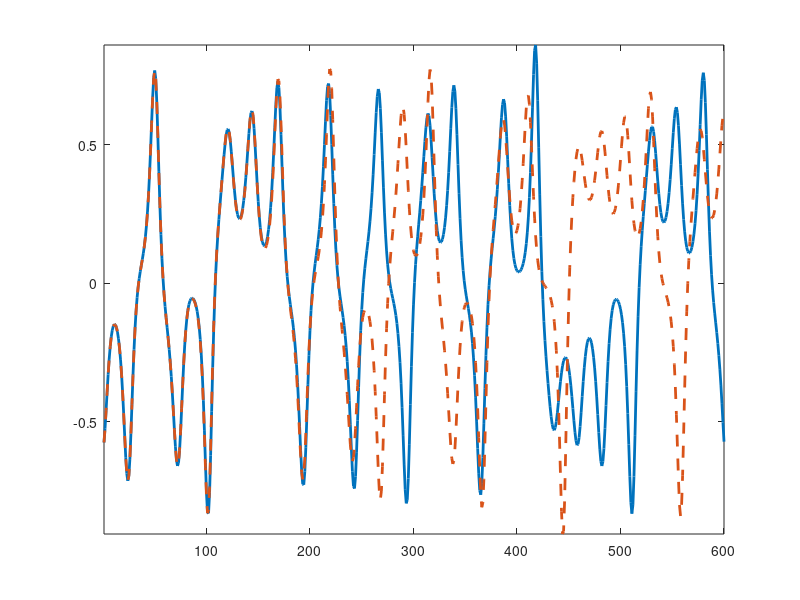
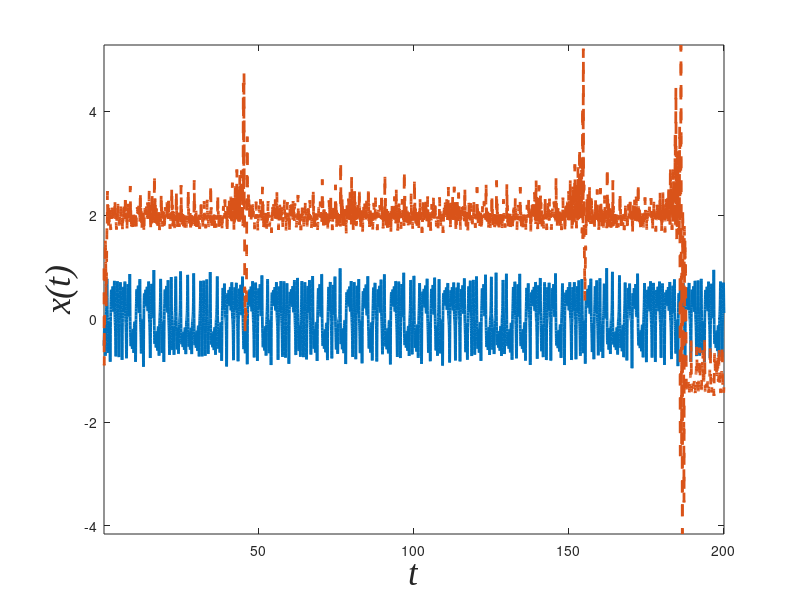
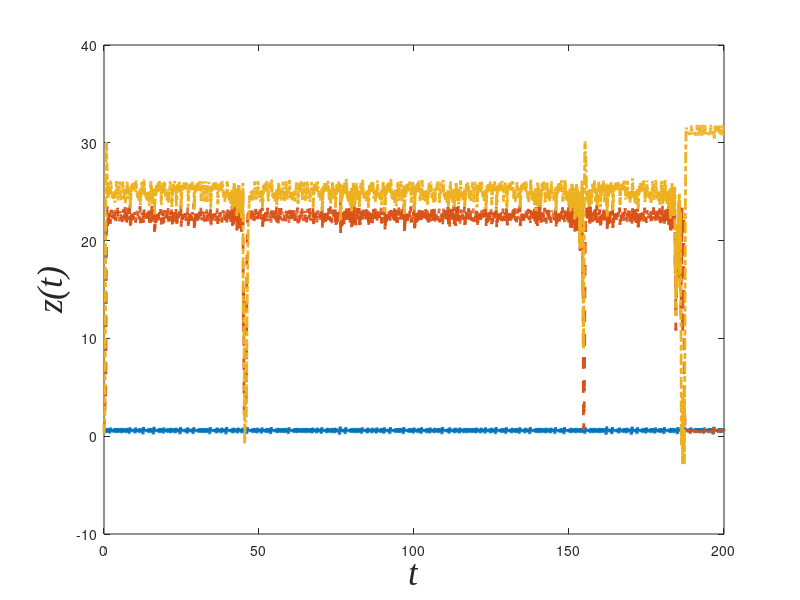

Here is the MATLAB script that generated these plots, in order:
clear all;
clc;
load Loren
Leakingrate=0.2;
nL=length(Leakingrate);
Ydata(:,1)=Y(1000:42000,1)./max(abs(Y(1000:42000,1)));
Ydata(:,2)=Y(1000:42000,2)./max(abs(Y(1000:42000,2)));
Ydata(:,3)=Y(1000:42000,3)./max(abs(Y(1000:42000,3)));
for k=1:nL
indata=Ydata;
outdata=Ydata;
initLen = 100;
trainLen =2600;
testLen = 600;
density=0.25;
inSize = 3; 
outSize = 3;
resSize =500; % size of the reservoir nodes;
a =Leakingrate(k); % leaking rate
Win = 2.0*rand(resSize,1+inSize)-1.0;
W=sprand(resSize, resSize, density);  
disp 'Computing spectral radius...';
opt.disp = 0;
rhoW = abs(eigs(W,1,'LM',opt));
disp 'done.'
W = W .* (0.95/rhoW); % the spectral radius is 1.25:
% allocated memory for the design (collected states) matrix
X = zeros(1+inSize+resSize,trainLen-initLen);
% set the corresponding target matrix directly
Yt = outdata(initLen+2:trainLen+1,:)';
% run the reservoir with the data and collect X
x = zeros(resSize,1);
for t = 1:trainLen
    u = indata(t,:)';
    x = (1-a)*x + a*tanh( Win*[1;u] + W*x );
    if t > initLen
        X(:,t-initLen) = [1;u;x];
    end
end
reg = 1e-8;  % regularization coefficient
X_T = X';
% Wout = Yt*X_T * inv(X*X_T + reg*eye(1+inSize+resSize));
Wout = Yt*X_T / (X*X_T + reg*eye(1+inSize+resSize));
Y1= zeros(outSize,testLen);
u = indata(trainLen+1,:)';
for t = 1:testLen 
    x = (1-a)*x + a*tanh( Win*[1;u] + W*x );
    y = Wout*[1;u;x];
    Y1(:,t) = y;
    % generative mode:
    u = y;
end
end
figure(1);
plot( outdata(trainLen+2:trainLen+testLen+1,1),'linewidth',2);
hold on;
plot( Y1(1,:)','-- ','linewidth',2);
hold off;
axis tight;
% figure(2);
% plot( outdata(trainLen+2:trainLen+testLen+1,2),'linewidth',2);
% hold on;
% plot( Y1(2,:)','-- ','linewidth',2);
% hold off;
% axis tight;
% figure(3);
% plot( outdata(trainLen+2:trainLen+testLen+1,3),'linewidth',2);
% hold on;
% plot( Y1(3,:)','-- ','linewidth',2);
% hold off;
% axis tight;
%title('Target and generated signals y(n) starting at n=0');
% legend('Actual signal', 'Reservior output');
% xlabel('\it{t-T}','FontName','Times New Roman','FontSize',24);
% ylabel('\it{output}','FontName','Times New Roman','FontSize',24);
number=10000;
Ydata=zeros(number,3);
Pdata=zeros(number,3);
Pdata1=zeros(number,3);
x1=x;
u1=[1 0 0.1]';
u=[-1 0.5 1]';
%Initial=outdata(trainLen+2,:);%.*[max(abs(Y(1000:11000,1))) max(abs(Y(1000:11000,2))) max(abs(Y(1000:11000,3)))];
%u(1)=indata(trainLen+2,1);
for i=1:number;
   u(1)=indata(trainLen+1+i,1);
   u1(2)=u(2);
   x = (1-a)*x + a*tanh( Win*[1;u] + W*x );
   y = Wout*[1;u;x];
   Pdata(i,:) = y;
   u=y;
   x1 = (1-a)*x1 + a*tanh( Win*[1;u1] + W*x1 );
   y1 = Wout*[1;u1;x1];
   Pdata1(i,:) = y1;
   u1=y1;
end;

time=[1:number]*0.02;
figure(4);
plot(time,outdata(trainLen+3:trainLen+2+number,1),'linewidth',2);
hold on;
plot(time,Pdata1(:,1)','-- ','linewidth',2);
hold off;
axis tight;
xlabel('\it{t}','FontName','Times New Roman','FontSize',26);
ylabel('\it{x(t)}','FontName','Times New Roman','FontSize',26);

figure(5);
plot(time,outdata(trainLen+3:trainLen+2+number,3),'linewidth',2);
hold on
plot(time,Pdata(:,3),'-- ','linewidth',2);
hold on
plot(time,Pdata1(:,3),'-.','linewidth',2);
hold off;
xlabel('\it{t}','FontName','Times New Roman','FontSize',26);
ylabel('\it{z(t)}','FontName','Times New Roman','FontSize',26);
% figure(6);
% plot( outdata(trainLen+3:trainLen+2+number,3)-Pdata(:,3),'linewidth',2);
% figure(2);
% plot( X(1:20,1:200)' );
% title('Some reservoir activations x(n)');
% 
% figure(3);
% bar( Wout' )
% title('Output weights W^{out}');